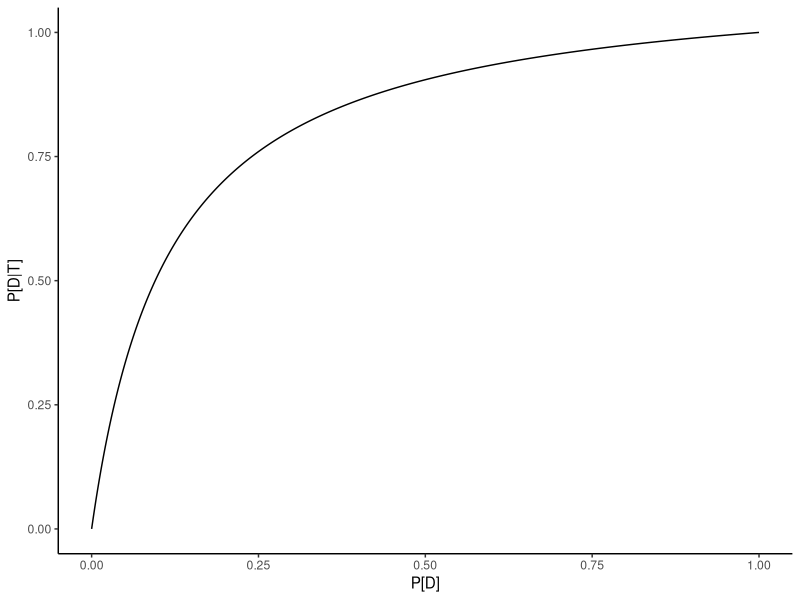
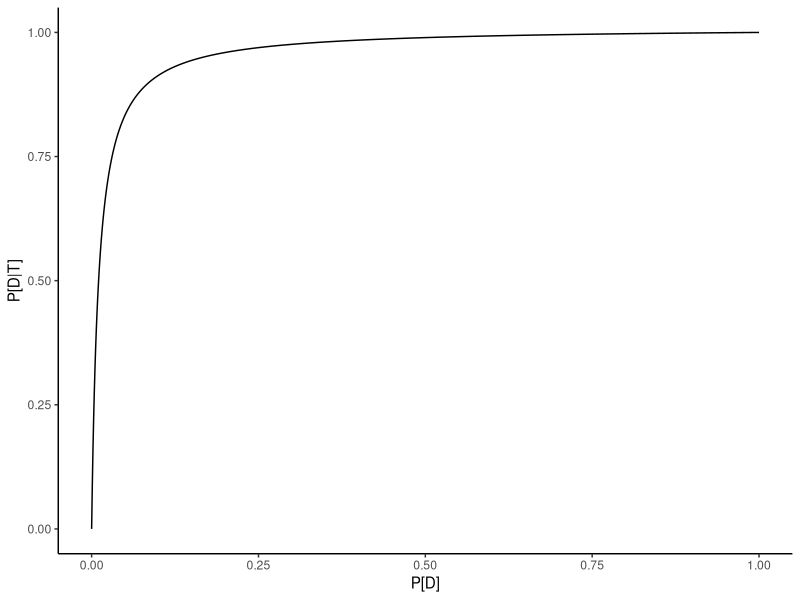

R code for these plots, in order:
## ---- chunk 1

library(ggplot2)
pD = seq(0,1,by=0.001)
pTgivenD = 0.95
pTgiven_notD = 0.1

# law of total probability:
pT =  pTgivenD * pD + pTgiven_notD*(1-pD)

#Bayes Theorem:
pDgivenT = pTgivenD*pD/pT

dat = data.frame(pT = pD,pDgivenT = pDgivenT)

ggplot(dat,aes(x  = pD,y = pDgivenT)) +
  geom_line() +
  theme_classic() +
  xlab("P[D]") + 
  ylab("P[D|T]")


## ---- chunk 2

pD = seq(0,1,by=0.001)
pTgivenD = 0.95
pTgiven_notD = 0.01

# law of total probability:
pT =  pTgivenD * pD + pTgiven_notD*(1-pD)

#Bayes Theorem:
pDgivenT = pTgivenD*pD/pT

dat = data.frame(pT = pD,pDgivenT = pDgivenT)

ggplot(dat,aes(x  = pD,y = pDgivenT)) +
  geom_line() +
  theme_classic()+
  xlab("P[D]") + 
  ylab("P[D|T]")


